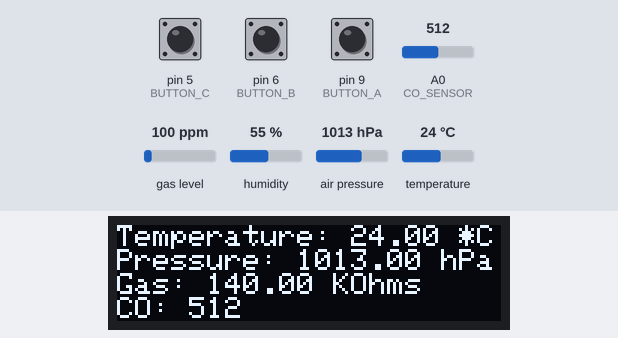
The sketch below on a simulated Arduino Uno, built with avr-gcc and run on an emulated ATmega328P. On the bench: 128×32 one-colour display. The test bench sets the inputs (shaded band); at power-on: gas level 100 ppm, pin 6 (BUTTON_B) HIGH, humidity 55 %, air pressure 1013 hPa, pin 5 (BUTTON_C) HIGH, A0 (CO_SENSOR) = 512, pin 9 (BUTTON_A) HIGH, temperature 24 °C. The display library's start-up logo is not drawn; storage starts empty; what the sketch prints to the serial monitor is not drawn.

Above: at 1.4 s.
1.5 s: gas level set to 20 ppm
3.2 s: pin 6 (BUTTON_B) pulled LOW for 0.85 s
At 4.6 s:
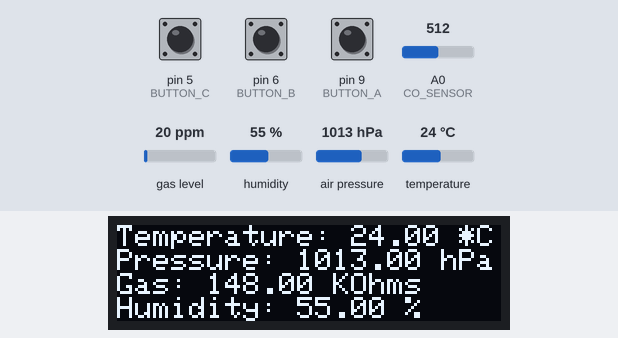
5.5 s: humidity set to 22 %
At 6.7 s:
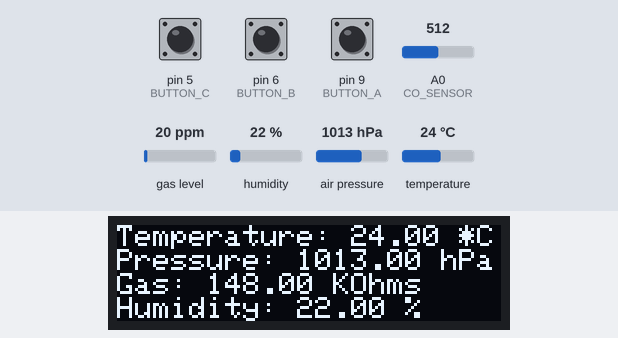
7.3 s: air pressure set to 952 hPa
At 8.8 s:
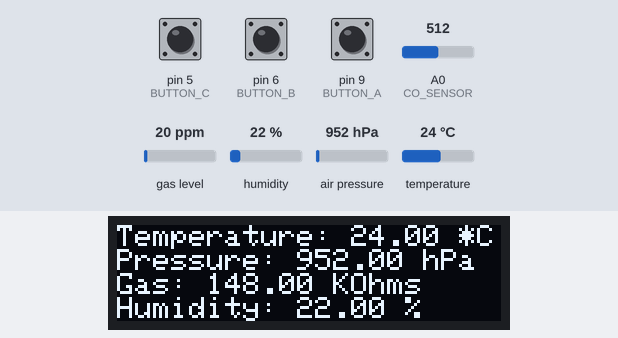
9.4 s: pin 5 (BUTTON_C) pulled LOW for 0.85 s
At 10.8 s:
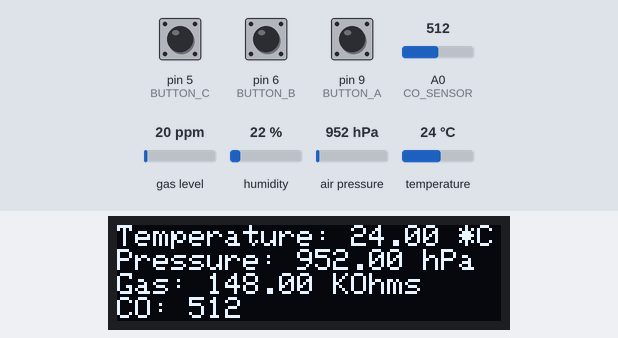
11.7 s: A0 (CO_SENSOR) set to 716
At 12.7 s:
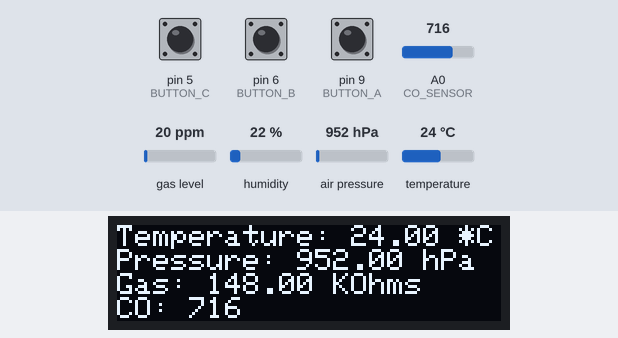
Timing chart, 0 to 14.4 s (numbered marks = the images above; inputs shaded):
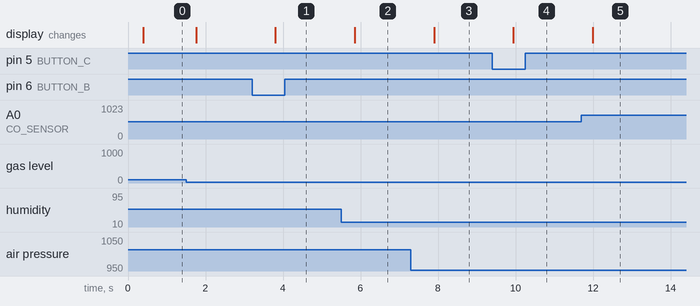

Measured:
- after the input at 3.2 s, the display: changes after 0.60 s (image 1)
- after the input at 5.5 s, the display: changes after 0.35 s (image 2)
- after the input at 7.3 s, the display: changes after 0.60 s (image 3)
- after the input at 9.4 s, the display: changes after 0.55 s (image 4)
- after the input at 11.7 s, the display: changes after 0.29 s (image 5)

The sketch:

envirologger.ino
```cpp
// (licence header left out)
// https://learn.adafruit.com/adafruit-oled-featherwing/usage
// https://learn.adafruit.com/adafruit-feather-m0-adalogger/overview
// https://learn.adafruit.com/adafruit-bme680-humidity-temperature-barometic-pressure-voc-gas
// https://wiki.dfrobot.com/Carbon_Monoxide_Gas_Sensor_MQ7___SKU_SEN0132_
// https://learn.adafruit.com/adafruit-feather-m0-adalogger/using-the-sd-card

#include <Wire.h>
#include <SD.h>
#include <SPI.h>
#include <Adafruit_Sensor.h>
#include "Adafruit_BME680.h"
#include <Adafruit_GFX.h>
#include <Adafruit_SSD1306.h>

#define BME_SCK 13
#define BME_MISO 12
#define BME_MOSI 11
#define BME_CS 10

#define BUTTON_A  9
#define BUTTON_B  6
#define BUTTON_C  5

// change this to match your SD shield or module;
// Arduino Ethernet shield: pin 4
// Adafruit SD shields and modules: pin 10
// Sparkfun SD shield: pin 8
// MKRZero SD: SDCARD_SS_PIN
#define cardSelect 4

#define CO_SENSOR  14

#define SEALEVELPRESSURE_HPA (1013.25)

Adafruit_BME680 bme; // I2C
//Adafruit_BME680 bme(BME_CS); // hardware SPI
//Adafruit_BME680 bme(BME_CS, BME_MOSI, BME_MISO,  BME_SCK);

Adafruit_SSD1306 display = Adafruit_SSD1306();

// set up variables using the SD utility library functions:
Sd2Card card;
SdVolume volume;
SdFile root;

int mode = 0;

File logfile;

void setup() {
  Serial.begin(115200);

  //  while (!Serial) {}


  Serial.print("\nInitializing SD card...");

  // we'll use the initialization code from the utility libraries
  // since we're just testing if the card is working!
  if (!card.init(SPI_HALF_SPEED, cardSelect)) {
    Serial.println("initialization failed. Things to check:");
    Serial.println("* is a card inserted?");
    Serial.println("* is your wiring correct?");
    Serial.println("* did you change the chipSelect pin to match your shield or module?");
    while (1);
  } else {
    Serial.println("Wiring is correct and a card is present.");
  }

  // print the type of card
  Serial.println();
  Serial.print("Card type:         ");
  switch (card.type()) {
    case SD_CARD_TYPE_SD1:
      Serial.println("SD1");
      break;
    case SD_CARD_TYPE_SD2:
      Serial.println("SD2");
      break;
    case SD_CARD_TYPE_SDHC:
      Serial.println("SDHC");
      break;
    default:
      Serial.println("Unknown");
  }

  // Now we will try to open the 'volume'/'partition' - it should be FAT16 or FAT32
  if (!volume.init(card)) {
    Serial.println("Could not find FAT16/FAT32 partition.\nMake sure you've formatted the card");
    while (1);
  }

  Serial.print("Clusters:          ");
  Serial.println(volume.clusterCount());
  Serial.print("Blocks x Cluster:  ");
  Serial.println(volume.blocksPerCluster());

  Serial.print("Total Blocks:      ");
  Serial.println(volume.blocksPerCluster() * volume.clusterCount());
  Serial.println();

  // print the type and size of the first FAT-type volume
  uint32_t volumesize;
  Serial.print("Volume type is:    FAT");
  Serial.println(volume.fatType(), DEC);

  volumesize = volume.blocksPerCluster();    // clusters are collections of blocks
  volumesize *= volume.clusterCount();       // we'll have a lot of clusters
  volumesize /= 2;                           // SD card blocks are always 512 bytes (2 blocks are 1KB)
  Serial.print("Volume size (Kb):  ");
  Serial.println(volumesize);
  Serial.print("Volume size (Mb):  ");
  volumesize /= 1024;
  Serial.println(volumesize);
  Serial.print("Volume size (Gb):  ");
  Serial.println((float)volumesize / 1024.0);

  Serial.println("\nFiles found on the card (name, date and size in bytes): ");
  root.openRoot(volume);

  // list all files in the card with date and size
  root.ls(LS_R | LS_DATE | LS_SIZE);


  Serial.println(F("Datakigger"));

  // by default, we'll generate the high voltage from the 3.3v line internally! (neat!)
  display.begin(SSD1306_SWITCHCAPVCC, 0x3C);  // initialize with the I2C addr 0x3C (for the 128x32)
  // init done
  display.display();
  delay(100);
  display.clearDisplay();
  display.display();
  display.setTextSize(1);
  display.setTextColor(WHITE);

  pinMode(BUTTON_A, INPUT_PULLUP);
  pinMode(BUTTON_B, INPUT_PULLUP);
  pinMode(BUTTON_C, INPUT_PULLUP);

  // see if the card is present and can be initialized:
  if (!SD.begin(cardSelect)) {
    Serial.println("Card init. failed!");
  }
  char filename[15];
  strcpy(filename, "/ANALOG00.TXT");
  for (uint8_t i = 0; i < 100; i++) {
    filename[7] = '0' + i / 10;
    filename[8] = '0' + i % 10;
    // create if does not exist, do not open existing, write, sync after write
    if (! SD.exists(filename)) {
      break;
    }
  }

  logfile = SD.open(filename, FILE_WRITE);
  if ( ! logfile ) {
    Serial.print("Couldnt create ");
    Serial.println(filename);
  }
  Serial.print("Writing to ");
  Serial.println(filename);

  if (!bme.begin()) {
    Serial.println("Could not find a valid BME680 sensor, check wiring!");
  }

  // Set up oversampling and filter initialization
  bme.setTemperatureOversampling(BME680_OS_8X);
  bme.setHumidityOversampling(BME680_OS_2X);
  bme.setPressureOversampling(BME680_OS_4X);
  bme.setIIRFilterSize(BME680_FILTER_SIZE_3);
  bme.setGasHeater(320, 150); // 320*C for 150 ms

  logfile.println("Temp, pressure, gas, humidity, CO");
}

void loop() {
  if (!digitalRead(BUTTON_A)) mode = 0;
  if (!digitalRead(BUTTON_B)) mode = 1;
  if (!digitalRead(BUTTON_C)) mode = 0;

  display.setCursor(0, 0);
  display.clearDisplay();

  if (! bme.performReading()) {
    Serial.println("Failed to perform reading :(");
    return;
  }
  int co_value;
  co_value = analogRead(CO_SENSOR); //Read Gas value from analog 0


  Serial.print("Temperature = "); Serial.print(bme.temperature); Serial.println(" *C");
  display.print("Temperature: "); display.print(bme.temperature); display.println(" *C");
  logfile.print(bme.temperature); logfile.print(",");

  Serial.print("Pressure = "); Serial.print(bme.pressure / 100.0); Serial.println(" hPa");
  display.print("Pressure: "); display.print(bme.pressure / 100.0); display.println(" hPa");
  logfile.print(bme.pressure / 100.0); logfile.print(",");

  Serial.print("Gas = "); Serial.print(bme.gas_resistance / 1000.0); Serial.println(" KOhms");
  display.print("Gas: "); display.print(bme.gas_resistance / 1000.0); display.println(" KOhms");
  logfile.print(bme.gas_resistance / 1000.0); logfile.print(",");

  Serial.print("Humidity = "); Serial.print(bme.humidity); Serial.println(" %");
  logfile.print(bme.humidity); logfile.print(",");

  Serial.print("CO = "); Serial.println(co_value);
  logfile.print(co_value); logfile.println("");

  if ( mode == 0) {
    display.print("CO: "); display.println(co_value);
  }
  else {
    display.print("Humidity: "); display.print(bme.humidity); display.println(" %");
  }

  display.display();
  logfile.flush();


  delay(500);

}
```
